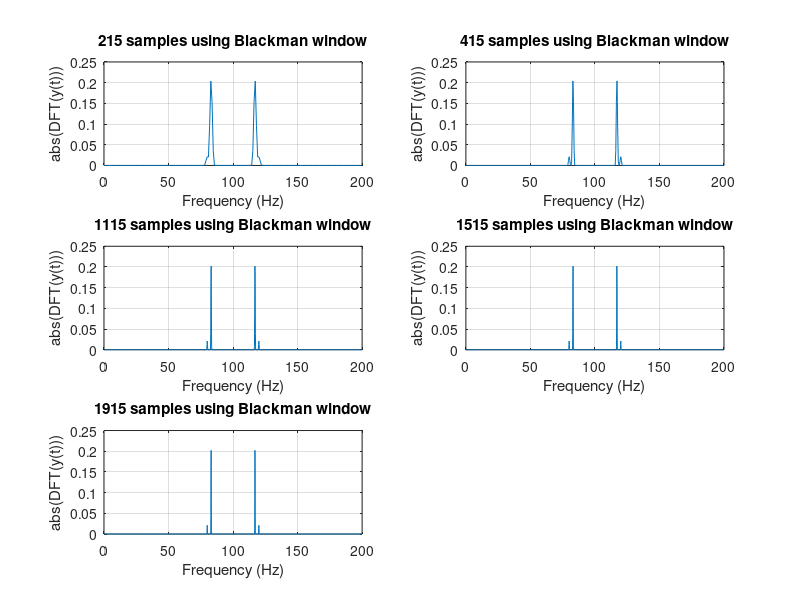

Write MATLAB code to recreate this figure.
# a = 3, blackman window

Fs = 200;
dt = 1/Fs;
t = [0:dt:10-dt];

# defining signal
y = 0.1*sin(160*pi*t)+cos(166*pi*t);

x = [215 415 1115 1515 1915];

i = 1;
figure();

# plotting magnitude spectrum for different number of samples 
for n=x
  yt = y(1:n);
  yt = yt .* [blackman(n)]';
  
  DFT = fft(yt);
  
  k = [0:n-1];
  f = Fs/n .* k;
  
  subplot(3,2,i);
  i = i+1;
  plot(f,abs(DFT)/n);
  grid();
  title([num2str(n) ' samples using Blackman window']);
  xlabel('Frequency (Hz)');
  ylabel('abs(DFT(y(t)))');
endfor  

